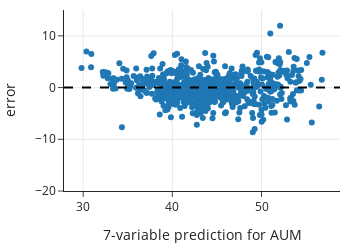

Notebook code cell kept with this figure:
### Code cell
fig = px.scatter(x=prediction_7var, y=error_7var,
           labels=dict(x='7-variable prediction for AUM', y='error'),
           width=350, height=250)

fig.add_hline(0, line_width=2, line_dash='dash', opacity=1)
fig.update_yaxes(range=[-20, 15])

fig.show()

### Figure 1 — Plotly figure (JSON) as saved in the notebook; plotly's stock layout.template omitted (floating-point values rounded to 4 significant figures; data arrays with more than 128 entries replaced by an {"elided": "..."} marker saying what was removed)
{"data": [{"hovertemplate": "7-variable prediction for AUM=%{x}<br>error=%{y}<extra></extra>", "legendgroup": "", "marker": {"color": "#1F77B4", "symbol": "circle"}, "mode": "markers", "name": "", "orientation": "v", "showlegend": false, "type": "scatter", "x": {"elided": "705 float values"}, "xaxis": "x", "y": {"elided": "705 float values"}, "yaxis": "y"}], "layout": {"height": 250, "legend": {"tracegroupgap": 0}, "shapes": [{"line": {"dash": "dash", "width": 2}, "opacity": 1, "type": "line", "x0": 0, "x1": 1, "xref": "x domain", "y0": 0, "y1": 0, "yref": "y"}], "width": 350, "xaxis": {"anchor": "y", "autorange": true, "domain": [0, 1], "range": [27.85, 58.8], "title": {"text": "7-variable prediction for AUM"}, "type": "linear"}, "yaxis": {"anchor": "x", "domain": [0, 1], "range": [-20, 15], "title": {"text": "error"}, "type": "linear"}}}
